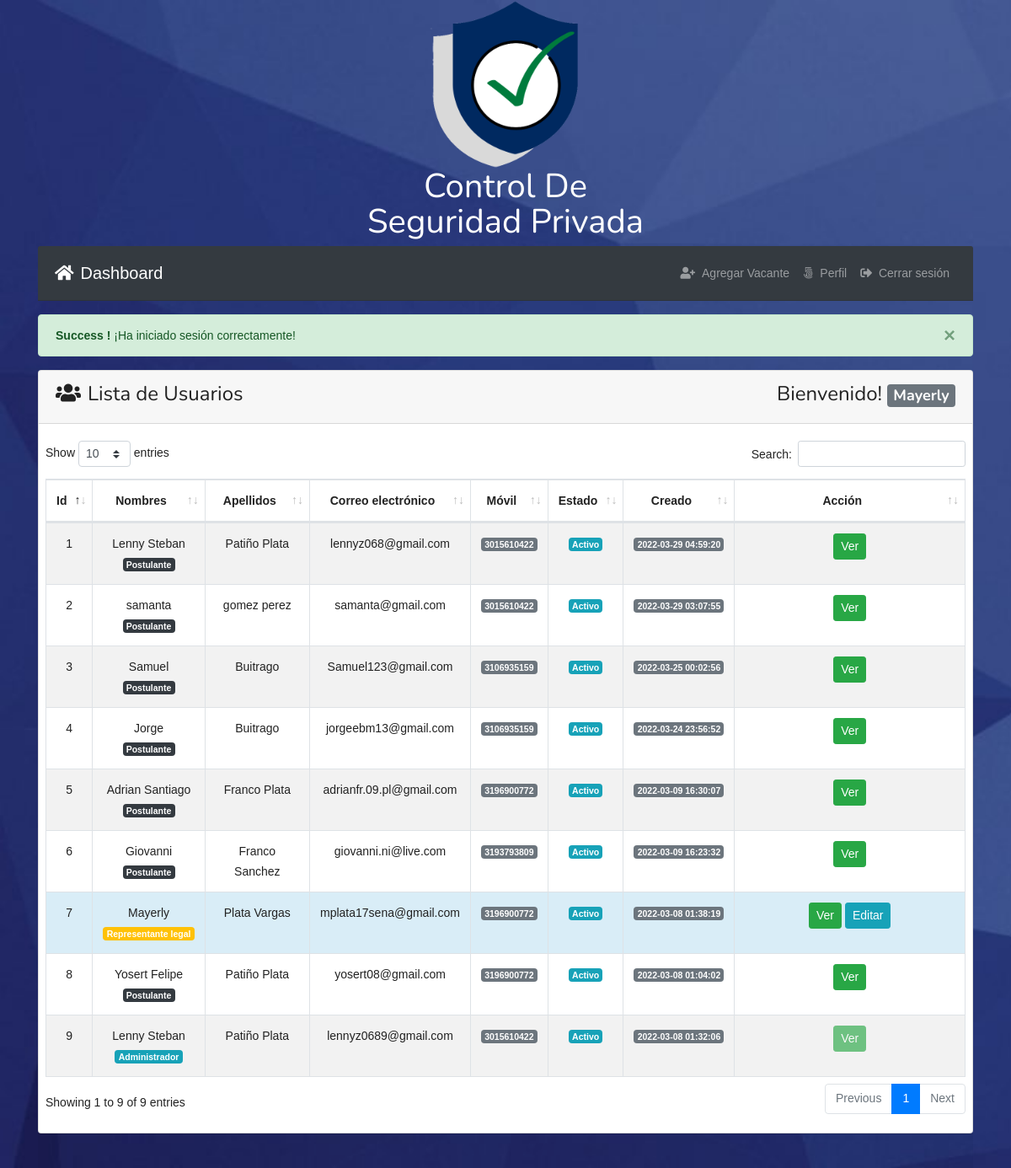
The app's page /index.php (signed in) with its own data.
### tables this page shows
CREATE TABLE `tbl_persona` (
  `id` int(11) NOT NULL,
  `name` varchar(255) NOT NULL,
  `lastName` varchar(255) NOT NULL,
  `idTdoc` int(11) NOT NULL,
  `numberDoc` varchar(255) NOT NULL,
  `mobile` varchar(255) NOT NULL,
  `idMunicipio` int(11) NOT NULL,
  `email` varchar(255) NOT NULL,
  `password` varchar(255) NOT NULL,
  `createdAt` timestamp NOT NULL DEFAULT current_timestamp() ON UPDATE current_timestamp(),
  `idRol` int(11) NOT NULL,
  `isActive` int(11) NOT NULL
);

### classes/Users.php (called while the page is built, shortened)
<?php
include 'lib/Database.php';
include_once 'lib/Session.php';
class Users{
  private $db;
  public function __construct(){
    $this->db = new Database();
  }
   public function formatDate($date){
      $strtime = strtotime($date);
    return date('Y-m-d H:i:s', $strtime);
   }
  public function selectAllUserData(){
    $sql = "SELECT * FROM tbl_persona ORDER BY id DESC";
    $stmt = $this->db->pdo->prepare($sql);
    $stmt->execute();
    return $stmt->fetchAll(PDO::FETCH_OBJ);
  }
  }

### index.php (the view, shortened to what this page needs)
<?php
include 'inc/header.php';
$logMsg = Session::get('logMsg');
if (isset($logMsg)) {
  echo $logMsg;
}
?>
      <div class="card ">
        <div class="card-header">
          <h3><i class="fas fa-users mr-2"></i>Lista de Usuarios <span class="float-right">Bienvenido! <strong>
            <span class="badge badge-lg badge-secondary text-white">
<?php
$name = Session::get('name');
if (isset($name)) {
  echo $name;
}
 ?></span>
          </strong></span></h3>
        </div>
        <div class="card-body pr-2 pl-2">
          <table id="example" class="table table-striped table-bordered" style="width:100%">
                  <thead>
                    <tr>
                      <th  class="text-center">Id</th>
                      <th  class="text-center">Nombres</th>
                      <th  class="text-center">Apellidos</th>
                      <th  class="text-center">Correo electrónico</th>
                      <th  class="text-center">Móvil</th>
                      <th  class="text-center">Estado</th>
                      <th  class="text-center">Creado</th>
                      <th  width='25%' class="text-center">Acción</th>
                    </tr>
                  </thead>
                  <tbody>
                    <?php
                      $allUser = $users->selectAllUserData();
                      if ($allUser) {
                        $i = 0;
                        foreach ($allUser as  $value) {
                          $i++;
                     ?>
                      <tr class="text-center"
                      <?php if (Session::get("id") == $value->id) {
                        echo "style='background:#d9edf7' ";
                      } ?>
                      >
                        <td><?php echo $i; ?></td>
                        <td><?php echo $value->name; ?> <br>
                          <?php if ($value->idRol  == '0'){
                          echo "<span class='badge badge-lg badge-dark text-white'>Postulante</span>";
                        } elseif ($value->idRol == '1') {
                          echo "<span class='badge badge-lg badge-warning text-white'>Representante legal</span>";
                        }elseif ($value->idRol == '2') {
                            echo "<span class='badge badge-lg badge-info text-white'>Administrador</span>";
                        } ?></td>
                        <td><?php echo $value->lastName; ?></td>
                        <td><?php echo $value->email; ?></td>
                        <td><span class="badge badge-lg badge-secondary text-white"><?php echo $value->mobile; ?></span></td>
                        <td>
                          <?php if ($value->isActive == '0') { ?>
                          <span class="badge badge-lg badge-info text-white">Activo</span>
                        <?php }else{ ?>
                    <span class="badge badge-lg badge-danger text-white">Deshabilitado</span>
                        <?php } ?>
                        </td>
                        <td><span class="badge badge-lg badge-secondary text-white"><?php echo $users->formatDate($value->createdAt);  ?></span></td>
                        <td>
                          <?php if ( Session::get("idRol") == '2') {?>
                            <a class="btn btn-success btn-sm
                            " href="profile.php?id=<?php echo $value->id;?>">Ver</a>
                            <a class="btn btn-info btn-sm " href="profile.php?id=<?php echo $value->id;?>">Editar</a>
                            <a onclick="return confirm('Are you sure To Delete ?')" class="btn btn-danger
                    <?php if (Session::get("id") == $value->id) {
                      echo "disabled";
                    } ?>
                             btn-sm " href="?remove=<?php echo $value->id;?>">Eliminar</a>
                             <?php if ($value->isActive == '0') {  ?>
                               <a onclick="return confirm('¿Estas seguro de desactivar al usuario?')" class="btn btn-warning
                       <?php if (Session::get("id") == $value->id) {
                         echo "disabled";
                       } ?>
                                btn-sm " href="?deactive=<?php echo $value->id;?>">Deshabilitar</a>
                             <?php } elseif($value->isActive == '1'){?>
                               <a onclick="return confirm('¿Esta seguro de activar el usuario?')" class="btn btn-secondary
                       <?php if (Session::get("id") == $value->id) {
                         echo "disabled";
                       } ?>
                                btn-sm " href="?active=<?php echo $value->id;?>">Activar</a>
                             <?php } ?>
                        <?php  }elseif(Session::get("id") == $value->id  && Session::get("idRol") == '2'){ ?>
                          <a class="btn btn-success btn-sm " href="profile.php?id=<?php echo $value->id;?>">Ver</a>
                          <a class="btn btn-info btn-sm " href="profile.php?id=<?php echo $value->id;?>">Editar</a>
                        <?php }elseif(Session::get("id") == $value->id  && Session::get("idRol") == '1'){ ?>
                          <a class="btn btn-success btn-sm " href="profile.php?id=<?php echo $value->id;?>">Ver</a>
                          <a class="btn btn-info btn-sm " href="profile.php?id=<?php echo $value->id;?>">Editar</a>
                        <?php }else{ ?>
                          <a class="btn btn-success btn-sm
                          <?php if ($value->idRol == '2') {
                            echo "disabled";
                          } ?>
                          " href="profile.php?id=<?php echo $value->id;?>">Ver</a>
                        <?php } ?>
                        </td>
                      </tr>
                    <?php }}else{ ?>
                      <tr class="text-center">
                      <td>¡Ningún usuario disponible ahora!</td>
                    </tr>
                    <?php } ?>
                  </tbody>
              </table>
        </div>
      </div>
  <?php
  include 'inc/footer.php';
  ?>

### inc/header.php (shortened to what this page needs)
<?php
$filepath = realpath(dirname(__FILE__));
include_once $filepath."/../lib/Session.php";
$users = new Users();
?>
<!DOCTYPE html>
<html lang="en" dir="ltr">
  <head>
    <link rel="stylesheet" href="assets/bootstrap.min.css">
    <link href="https://use.fontawesome.com/releases/v5.0.4/css/all.css" rel="stylesheet">
    <link rel="stylesheet" href="assets/dataTables.bootstrap4.min.css">
    <link rel="stylesheet" href="assets/style.css">
  </head>
  <body background="/cursoPHP/Admin_Panel_Management_PHP_MYSQL-master/img/Fondo.jpg" class="cuerpo">
        <h1 class="control"><img src="/cursoPHP/Admin_Panel_Management_PHP_MYSQL-master/img/LOGO.png" alt="" height="200px" width="auto"><br>Control De <br> Seguridad Privada</h1>
    <div class="container">
      <nav class="navbar navbar-expand-md navbar-dark bg-dark card-header">
        <a class="navbar-brand" href="index.php"><i class="fas fa-home mr-2"></i>Dashboard</a>
        <div class="collapse navbar-collapse" id="navbarsExampleDefault">
          <ul class="navbar-nav ml-auto">
          <?php if (Session::get('id') == TRUE) { ?>
            <li class="nav-item
            <?php
      				$path = $_SERVER['SCRIPT_FILENAME'];
      				$current = basename($path, '.php');
      				if ($current == 'profile') {
      					echo "active ";
      				}
      			 ?>
            ">
              <?php if (Session::get('id') == TRUE) { ?>
            <?php if (Session::get('idRol') == '1') { ?>
              <li class="nav-item
              <?php
                          $path = $_SERVER['SCRIPT_FILENAME'];
                          $current = basename($path, '.php');
                          if ($current == 'addUser') {
                            echo " active ";
                          }
                         ?>">
                <a class="nav-link" href="addVacante.php"><i class="fas fa-user-plus mr-2"></i>Agregar Vacante </span></a>
                </li>
            <?php  } ?>
            <?php  } ?>
              <a class="nav-link" href="profile.php?id=<?php echo Session::get("id"); ?>"><i class="fab fa-500px mr-2"></i>Perfil <span class="sr-only">(Actual)</span></a>
            </li>
            <li class="nav-item">
              <a class="nav-link" href="?action=logout"><i class="fas fa-sign-out-alt mr-2"></i>Cerrar sesión</a>
            </li>
          <?php } ?>
          </ul>
        </div>
      </nav>

### inc/footer.php (shortened to what this page needs)
<div class="well card-footer">
</div>
  </body>
</html>

### assets/style.css (style rules this page uses)
.cuerpo { font-family:Arial,Helvetica, sans-serif; margin: 0; background-size: cover; background-attachment: fixed; }
.control { text-align: center; color: #fff; font-size: 40px; }
body { line-height: 24px; font-size: 14px; font-style: normal; font-weight: normal; visibility: visible; font-family: 'Nunito', sans-serif; color: #222; }
h1, h2, h3, h4, h5, h6 { color: #222; font-family: 'Nunito', sans-serif; font-weight: 400; margin-top: 0; }
h1 { font-size: 36px; line-height: 42px; }
h3 { font-size: 24px; line-height: 30px; }

### records on screen
tbl_persona: name "Lenny Steban", shows "Postulante", lastName "Patiño Plata", email "lennyz068@gmail.com", mobile "3015610422", isActive "Activo", createdAt "2022-03-29 04:59:20"
tbl_persona: name "samanta", shows "Postulante", lastName "gomez perez", email "samanta@gmail.com", mobile "3015610422", isActive "Activo", createdAt "2022-03-29 03:07:55"
tbl_persona: name "Samuel", shows "Postulante", lastName "Buitrago", email "Samuel123@gmail.com", mobile "3106935159", isActive "Activo", createdAt "2022-03-25 00:02:56"
tbl_persona: name "Jorge", shows "Postulante", lastName "Buitrago", email "jorgeebm13@gmail.com", mobile "3106935159", isActive "Activo", createdAt "2022-03-24 23:56:52"
tbl_persona: name "Adrian Santiago", shows "Postulante", lastName "Franco Plata", email "adrianfr.09.pl@gmail.com", mobile "3196900772", isActive "Activo", createdAt "2022-03-09 16:30:07"
tbl_persona: name "Giovanni", shows "Postulante", lastName "Franco Sanchez", email "giovanni.ni@live.com", mobile "3193793809", isActive "Activo", createdAt "2022-03-09 16:23:32"
tbl_persona: name "Mayerly", shows "Representante legal", lastName "Plata Vargas", email "mplata17sena@gmail.com", mobile "3196900772", isActive "Activo", createdAt "2022-03-08 01:38:19"
tbl_persona: name "Yosert Felipe", shows "Postulante", lastName "Patiño Plata", email "yosert08@gmail.com", mobile "3196900772", isActive "Activo", createdAt "2022-03-08 01:04:02"
tbl_persona: name "Lenny Steban", shows "Administrador", lastName "Patiño Plata", email "lennyz0689@gmail.com", mobile "3015610422", isActive "Activo", createdAt "2022-03-08 01:32:06"

### other values on screen
$logMsg "× Success ! ¡Ha iniciado sesión correctamente!"
$name "Mayerly"
